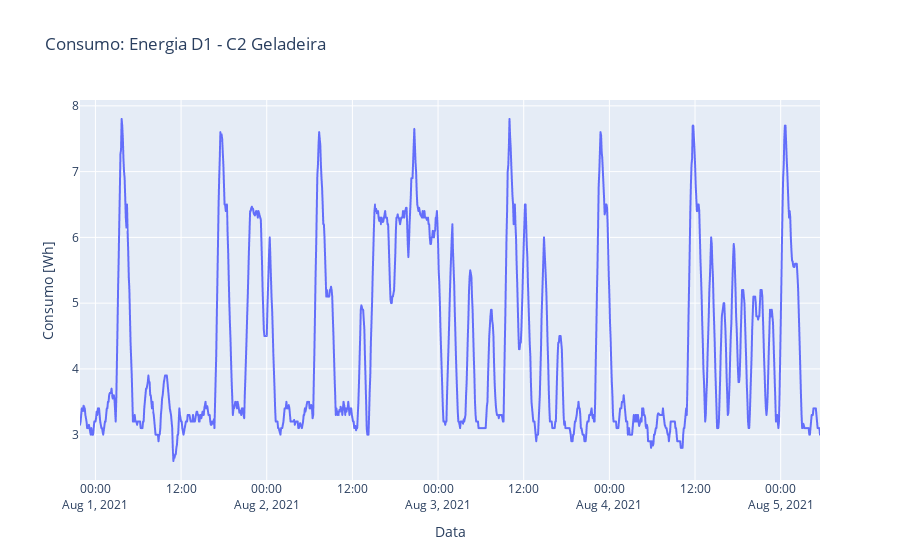

Write notebook code for a chart like this one.
### Markdown cell above
Gráfico

### Code cell
fig = px.line(x=measures_time_mm, y=measures_mm, title=f'Consumo: {data["device_name"]}')
fig.update_xaxes(title="Data")
fig.update_yaxes(title="Consumo [Wh]")
fig.show()

### Figure 1 — Plotly figure (JSON) as saved in the notebook; plotly's stock layout.template omitted (floating-point values rounded to 4 significant figures; data arrays with more than 128 entries replaced by an {"elided": "..."} marker saying what was removed)
{"data": [{"hovertemplate": "x=%{x}<br>y=%{y}<extra></extra>", "legendgroup": "", "line": {"color": "#636efa", "dash": "solid"}, "marker": {"symbol": "circle"}, "mode": "lines", "name": "", "showlegend": false, "type": "scattergl", "x": {"elided": "1245 str values"}, "xaxis": "x", "y": {"elided": "1245 float values"}, "yaxis": "y"}], "layout": {"autosize": true, "legend": {"tracegroupgap": 0}, "title": {"text": "Consumo: Energia D1 - C2 Geladeira"}, "xaxis": {"anchor": "y", "autorange": true, "domain": [0, 1], "range": ["2021-07-31 21:50:24", "2021-08-05 05:30:24"], "title": {"text": "Data"}, "type": "date"}, "yaxis": {"anchor": "x", "autorange": true, "domain": [0, 1], "range": [2.311, 8.089], "title": {"text": "Consumo [Wh]"}, "type": "linear"}}}
